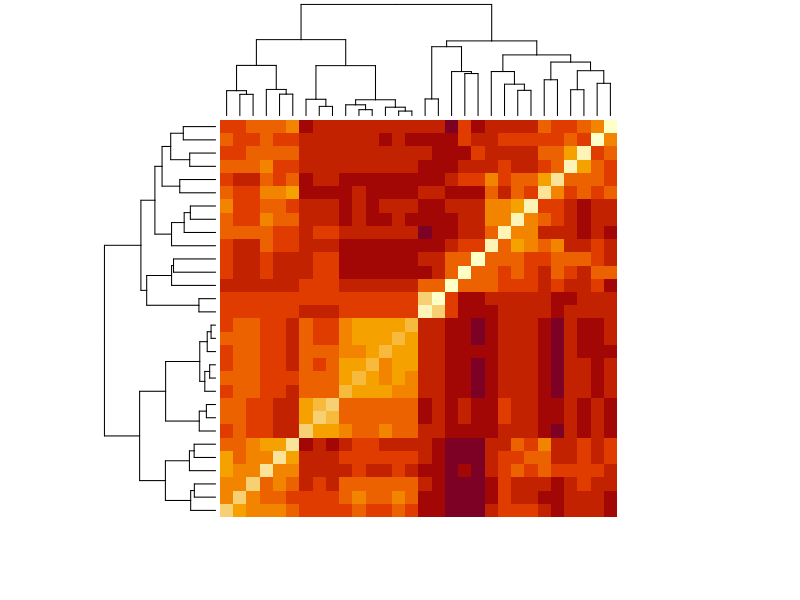
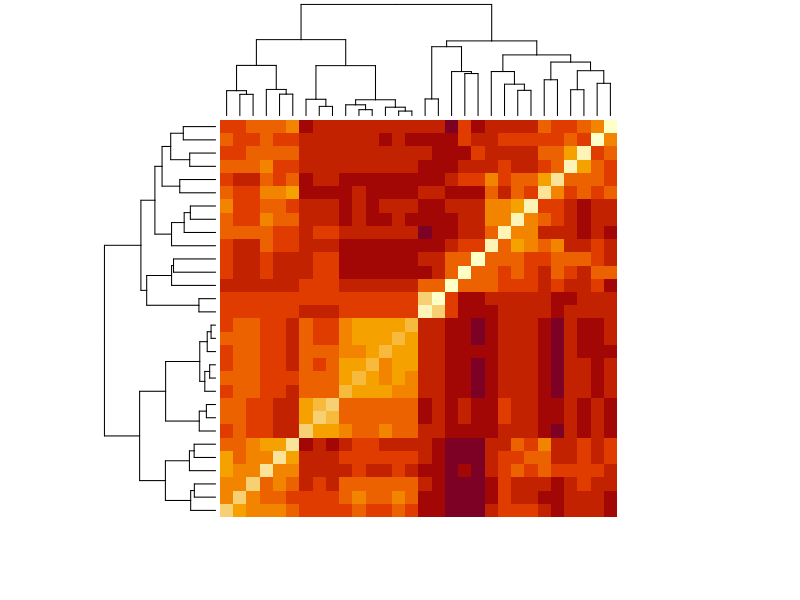
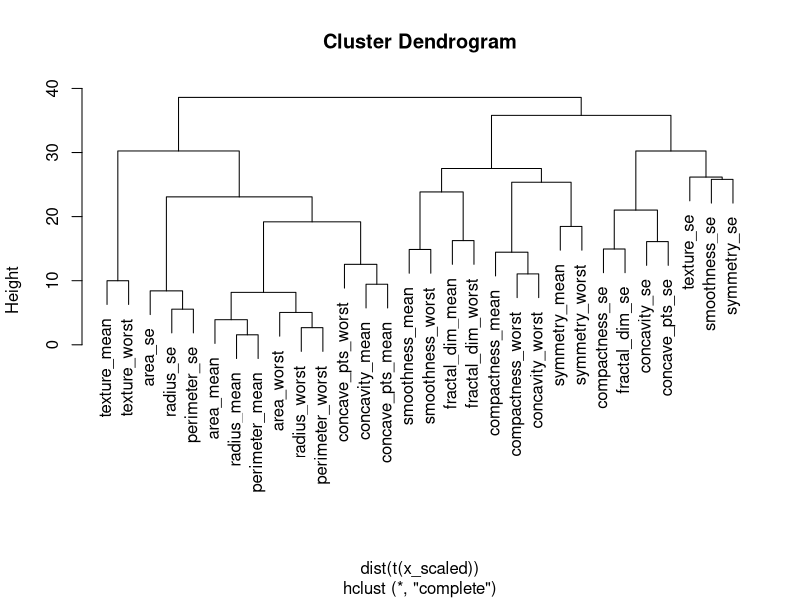
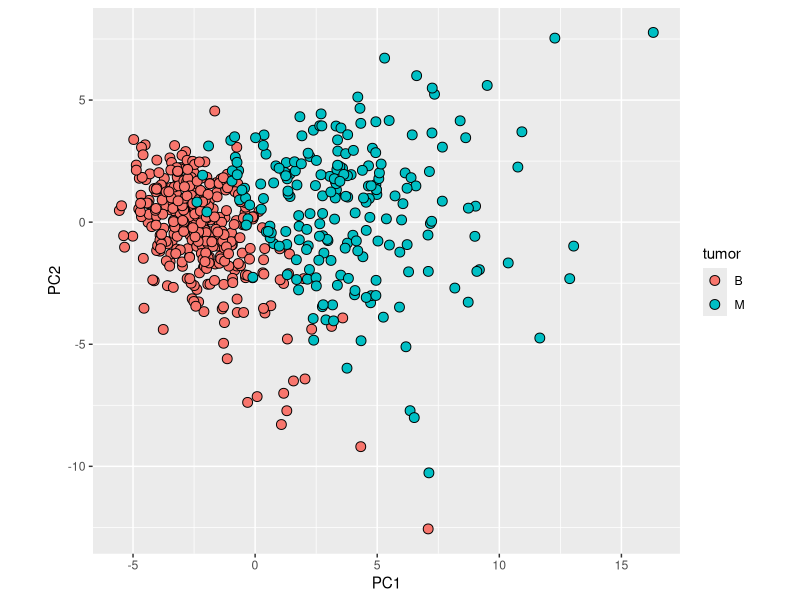
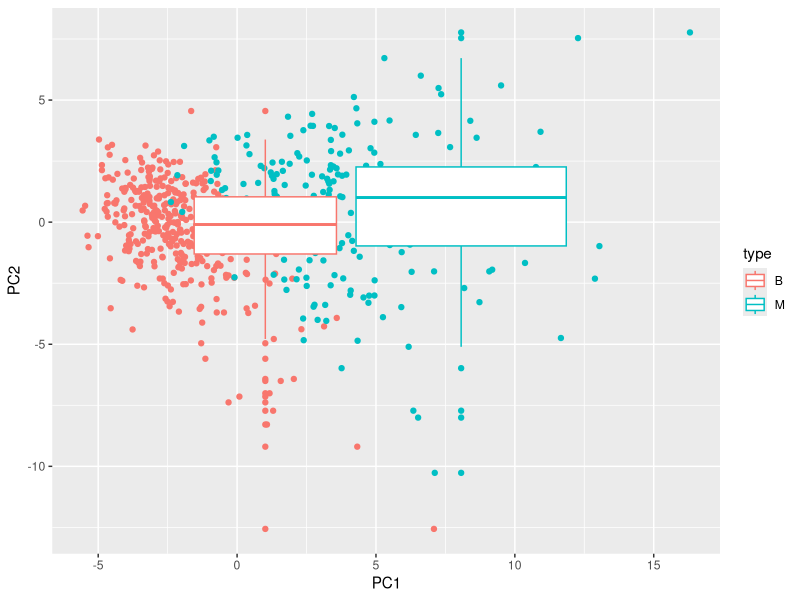

The R script that drew these images, in order: (Note: this script raises an error after producing the figures.)
## Breast Cancer Project Part 1

# The brca dataset from the dslabs package contains information 
# about breast cancer diagnosis biopsy samples for tumors 
# that were determined to be either benign (not cancer) 
# and malignant (cancer). The brca object is a list consisting of:
#   
# * brca$y: a vector of sample classifications ("B" = benign or "M" = malignant)
# * brca$x: a matrix of numeric features describing properties of the shape and size of cell nuclei extracted from biopsy microscope images
# 
# For these exercises, load the data by setting your options 
# and loading the libraries and data as shown in the code here:
  
options(digits = 3)
library(matrixStats)
library(tidyverse)
library(caret)
library(dslabs)
data(brca)

# The exercises in this assessment are available to 
# Verified Learners only and are split into four parts, 
# all of which use the data described here.
# 
# IMPORTANT: Some of these exercises use dslabs datasets 
# that were added in a July 2019 update. Make sure your package 
# is up to date with the command install.packages("dslabs").

??brca

# Question 1: Dimensions and properties
# How many samples are in the dataset?
dim(brca$x)  
569

# How many predictors are in the matrix?
30

# What proportion of the samples are malignant?
mean(brca$y == "M")
# [1] 0.373
# 
# Which column number has the highest mean?
which.max(colMeans(brca$x))
# area_worst 
# 24
# 
# Which column number has the lowest standard deviation?
which.min(colSds(brca$x))
# [1] 20

# Question 2: Scaling the matrix
# Use sweep() two times to scale each column: subtract 
# the column mean, then divide by the column standard deviation.

s1 <- sweep(brca$x, 2, colMeans(brca$x), "-")
s2 <- sweep(s1, 2, colSds(s1), "/")

# After scaling, what is the standard deviation 
# of the first column?
sd(s2[,1]) 
# [1] 1

# Explanation from the course website
# The standard deviation can be found using the following code:
  
x_centered <- sweep(brca$x, 2, colMeans(brca$x))
x_scaled <- sweep(x_centered, 2, colSds(brca$x), FUN = "/")

sd(x_scaled[,1])

# After scaling, what is the median value of the first column?
median(s2[,1])

# Explanation
# The median value can be found using the following code:
median(x_scaled[,1])


# Question 3: Distance
# Calculate the distance between all samples 
# using the scaled matrix.

x_centered <- sweep(brca$x, 2, colMeans(brca$x))
x_scaled <- sweep(x_centered, 2, colSds(brca$x), FUN = "/")

d <- as.matrix(dist(x_scaled))
dim(as.matrix(d))



# What is the average distance between the first sample, 
# which is benign, and other benign samples?
# z <- x[,1]
# sd(dist(x) - dist(z)*sqrt(2))
idx <- which(brca$y == "B")

mean(d[1, idx[-1]])
# [1] 4.41

# Explanation
# The average distance can be found using the following code:
  
d_samples <- dist(x_scaled)
dist_BtoB <- as.matrix(d_samples)[1, brca$y == "B"]
mean(dist_BtoB[2:length(dist_BtoB)])


# What is the average distance between the first sample 
# and malignant samples?

mean(d[1,-idx])
# [1] 7.12

# Explanation
# The average distance can be found using the following code:
  
dist_BtoM <- as.matrix(d_samples)[1, brca$y == "M"]
mean(dist_BtoM)


# Question 4: Heatmap of features
# Make a heatmap of the relationship between features 
# using the scaled matrix.

# Which of these heatmaps is correct?
# To remove column and row labels like the images below, 
# use labRow = NA and labCol = NA.

heatmap(as.matrix(dist(t(x_scaled))), labRow = NA, labCol = NA)

# Explanation
# The correct heatmap can be generated using the following code:
  
d_features <- dist(t(x_scaled))
heatmap(as.matrix(d_features), labRow = NA, labCol = NA)


# Question 5: Hierarchical clustering
# Perform hierarchical clustering on the 30 features. Cut the tree into 5 groups.

plot(hclust(dist(t(x_scaled))))

# All but one of the answer options are in the same group.
# 
# Which is in a different group?
# concavity_mean


# Explanation
# The hierarchical clustering can be done using the following code:
  
h <- hclust(d_features)
groups <- cutree(h, k = 5)
split(names(groups), groups)



##
## Breast Cancer Project Part 2
##

# Question 6: PCA: proportion of variance
# Perform a principal component analysis of the scaled matrix.

pca <- prcomp(x_scaled)

# What proportion of variance is explained by the first principal component?
   
summary(pca)
# 0.443

# Explanation
# The proportion of variance explained can be determined 
# using the following code:
pca <- prcomp(x_scaled)
summary(pca)    # see PC1 Cumulative Proportion

# How many principal components are required to explain at least 90% of the variance?

# Explanation
# The number of principal components can be determined 
# using the following code:
pca <- prcomp(x_scaled)
summary(pca)     # first value of Cumulative Proportion that exceeds 0.9: PC7


# Question 7: PCA: plotting PCs
# Plot the first two principal components with color 
# representing tumor type (benign/malignant).

data.frame(pca$x[,1:2], tumor = brca$y) %>%
  ggplot(aes(PC1, PC2, fill = tumor))+
  geom_point(cex = 3, pch = 21) +
  coord_fixed(ratio = 1)

# Which of the following is true?

# Malignant tumors tend to have larger values of PC1 
# than benign tumors.

# Explanation
# The plot can be made using the following code:
  
data.frame(pca$x[,1:2], type = brca$y) %>%
  ggplot(aes(PC1, PC2, color = type)) +
  geom_point() + 
  geom_boxplot()

# From the plot, you can see that the benign tumors 
# tend to have smaller values of PC1 and that 
# the malignant tumors have larger values of PC1.
# PC2 values have a similar spread for both benign 
# and malignant tumors.


# Question 8: PCA: PC boxplot
# Make a boxplot of the first 10 PCs grouped by tumor type.

df <- data.frame(pca$x[,1:10], tumor = brca$y)

library(ggplot2)
p1 <-   ggplot(data = df) +
  geom_boxplot(aes(tumor, df[, 1])) 

p2 <-   ggplot(data = df) +
  geom_boxplot(aes(tumor, df[, 2])) 

p3 <-   ggplot(data = df) +
  geom_boxplot(aes(tumor, df[, 3])) 

p4 <-   ggplot(data = df) +
  geom_boxplot(aes(tumor, df[, 4])) 

p5 <-   ggplot(data = df) +
  geom_boxplot(aes(tumor, df[, 5])) 

p6 <-   ggplot(data = df) +
  geom_boxplot(aes(tumor, df[, 6])) 

p7 <-   ggplot(data = df) +
  geom_boxplot(aes(tumor, df[, 7])) 

p8 <-   ggplot(data = df) +
  geom_boxplot(aes(tumor, df[, 8])) 

p9 <-   ggplot(data = df) +
  geom_boxplot(aes(tumor, df[, 9])) 

p10 <-   ggplot(data = df) +
  geom_boxplot(aes(tumor, df[, 10])) 

library(gridExtra)

plot_grid(ps)
grid.arrange(p1, p2, p3, p4, p5, p6, p7, p8, p9, p10, ncol = 5)


# Which PCs are significantly different enough 
# by tumor type that there is no overlap in 
# the interquartile ranges (IQRs) for benign 
# and malignant samples?
#   Select ALL that apply.
# PC1

# Explanation
# The boxplot can be generated using the following code:
  
data.frame(type = brca$y, pca$x[, 1:10]) %>%
  gather(key = "PC", value = "value",-type) %>%
  ggplot(aes(PC, value, fill = type)) +
  geom_boxplot()

# When you look at the boxplot, you can see that the IQRs 
# overlap for PCs 2 through 10 but not for PC1.


# Breast Cancer Project Part 3

options(digits = 3)
library(matrixStats)
library(tidyverse)
library(caret)
library(dslabs)
data(brca)

x_centered <- sweep(brca$x, 2, colMeans(brca$x))
x_scaled <- sweep(x_centered, 2, colSds(brca$x), FUN = "/")

# Set the seed to 1, then create a data partition 
# splitting brca$y and the scaled version of the brca$x matrix 
# into a 20% test set and 80% train using the following code:

# set.seed(1) # if using R 3.5 or earlier
set.seed(1, sample.kind = "Rounding")    # if using R 3.6 or later
test_index <- createDataPartition(brca$y, times = 1, p = 0.2, list = FALSE)
test_x <- x_scaled[test_index,]
test_y <- brca$y[test_index]
train_x <- x_scaled[-test_index,]
train_y <- brca$y[-test_index]

# You will be using these training and test sets throughout 
# the exercises in Parts 3 and 4. Save your models as you go, 
# because at the end, you'll be asked to make 
# an ensemble prediction and to compare the accuracy 
# of the various models!


# Question 9: Training and test sets
# Check that the training and test sets have similar 
# proportions of benign and malignant tumors.

# What proportion of the training set is benign?
#   
mean(train_y == "B")  
# [1] 0.628
# 
# What proportion of the test set is benign?
mean(test_y == "B")
# [1] 0.626  


# Question 10a: K-means Clustering
# The predict_kmeans() function defined here 
# takes two arguments - a matrix of observations x 
# and a k-means object k - and assigns 
# each row of x to a cluster from k.

predict_kmeans <- function(x, k) {
  centers <- k$centers    # extract cluster centers
  # calculate distance to cluster centers
  distances <- sapply(1:nrow(x), function(i){
    apply(centers, 1, function(y) dist(rbind(x[i,], y)))
  })
  max.col(-t(distances))  # select cluster with min distance to center
}

# Set the seed to 3. Perform k-means clustering 
# on the training set with 2 centers and assign 
# the output to k. Then use the predict_kmeans() function 
# to make predictions on the test set.

set.seed(3, sample.kind = "Rounding")
k <- kmeans(train_x, centers = 2)
pk <- predict_kmeans(test_x, k)

pkf[1:length(pk)] <- "B"
pkf[pk == 2] <- "M"
pkf
levels(pkf) <- levels(test_y)
levels(pkf)
factor(pkf)

# What is the overall accuracy?
mean(pkf == test_y) 
# [1] 0.922
#   unanswered  

# Question 10b: K-means Clustering
# What proportion of benign tumors are correctly identified?
bt_idx <- which(test_y == "B")
mean(pkf[bt_idx] == test_y[bt_idx])
# [1] 0.986  
# 
# What proportion of malignant tumors are correctly identified?
mean(pkf[-bt_idx] == test_y[-bt_idx])
# [1] 0.814
#   
#   unanswered  


# Question 11: Logistic regression model
# Fit a logistic regression model on the training set 
# using all predictors. Ignore warnings about the algorithm 
# not converging. Make predictions on the test set.

# glm_fit <- train_set %>%
#   mutate(y = as.numeric(sex == "Female")) %>%
#   glm(y ~ height, data=., family = "binomial")
# # We can obtain prediction using the predict function:
# p_hat_logit <- predict(glm_fit, 
#                newdata = test_set, type = "response")

glm_fit <- train(x = train_x, y = train_y, method = "glm")
p_hat_glm <- predict(glm_fit, newdata = test_x, 
                     type = "raw")

glm_fit$results$Accuracy # Do not use, wrong answer

# What is the accuracy of the logistic regression model 
# on the test set?
mean(p_hat_glm == test_y) 
# [1] 0.957 or 0.939

# Explanation
# The accuracy of the logistic regression model 
# can be calculated using the following code:
train_glm <- train(train_x, train_y,
                   method = "glm")
glm_preds <- predict(train_glm, test_x)
mean(glm_preds == test_y)


# Question 12: LDA and QDA models
# Train an LDA model and a QDA model on the training set. 
# Make predictions on the test set using each model.

lda_fit <- train(train_x, train_y,
                 method = "lda")
p_hat_lda <- predict(lda_fit, newdata = test_x)
qda_fit <- train(train_x, train_y,
                 method = "qda")
p_hat_qda <- predict(qda_fit, newdata = test_x)


# What is the accuracy of the LDA model on the test set?
mean(p_hat_lda == test_y) 
# [1] 0.991 or 0.974

# Explanation
# The accuracy can be determined using the following code:
train_lda <- train(train_x, train_y,
                   method = "lda")
lda_preds <- predict(train_lda, test_x)
mean(lda_preds == test_y)


# What is the accuracy of the QDA model on the test set?
mean(p_hat_qda == test_y) 
# [1] 0.957 or 0.948

# Explanation
# The accuracy can be determined using the following code:
train_qda <- train(train_x, train_y,
                   method = "qda")
qda_preds <- predict(train_qda, test_x)
mean(qda_preds == test_y)


# Question 13: Loess model
# Set the seed to 5, then fit a loess model 
# on the training set with the caret package. 
# You will need to install the gam package 
# if you have not yet done so. Use the default tuning grid. 
# This may take several minutes; ignore warnings. 
# Generate predictions on the test set.
library(caret)
library(gam)

set.seed(5, sample.kind = "Rounding")
loess_fit <- train(train_x, train_y,
                 method = "gamLoess")
p_hat_loess <- predict(loess_fit, newdata = test_x)

# What is the accuracy of the loess model on the test set?
mean(p_hat_loess == test_y) 
# [1] 0.983 or 0.93


# Explanation
# The accuracy can be determined using the following code:
# set.seed(5)
set.seed(5, sample.kind = "Rounding")    # simulate R 3.5
train_loess <- train(train_x, train_y,
                     method = "gamLoess")
loess_preds <- predict(train_loess, test_x)
mean(loess_preds == test_y)



##
## Breast Cancer Project Part 4
##

# Question 14: K-nearest neighbors model
# Set the seed to 7, then train a k-nearest neighbors model 
# on the training set using the caret package. 
# Try odd values of  k  from 3 to 21 
# (use tuneGrid with seq(3, 21, 2)). 
# Use the final model to generate predictions on the test set.

modelLookup("knn")

set.seed(7, sample.kind = "Rounding")
grid <- expand.grid(k = seq(3, 21, 2))
knn_fit <- train(train_x, train_y,
                   method = "knn",
                   tuneGrid = grid)
p_hat_knn <- predict(knn_fit, newdata = test_x)

# What is the final value of  k  used in the model?
knn_fit$results
# 21 or 9

# xplanation
# The value of  k  can be determined using the following code:
#  set.seed(7)
set.seed(7, sample.kind = "Rounding")    # simulate R 3.5
tuning <- data.frame(k = seq(3, 21, 2))
train_knn <- train(train_x, train_y,
                   method = "knn", 
                   tuneGrid = tuning)
train_knn$bestTune

# What is the accuracy of the kNN model on the test set?
mean(p_hat_knn == test_y) 
# [1] 0.948 or 0.974
# 
# Explanation
# The accuracy can be determined using the following code:
knn_preds <- predict(train_knn, test_x)
mean(knn_preds == test_y)



## Question 15a: Random forest model
# Set the seed to 9, then train a random forest model 
# on the training set using the caret package. 
# Test mtry values of 3, 5, 7 and 9. Use the argument 
# importance = TRUE so that feature importance 
# can be extracted. Generate predictions on the test set.

library(randomForest)

modelLookup("rf")

grid <- expand.grid(mtry = seq(3, 9, 2))
set.seed(9, sample.kind = "Rounding")
train_rf <- train(train_x, train_y,
                 method = "rf",
                 tuneGrid = grid)

fit_rf <- randomForest(train_x, train_y, 
                       minNode = train_rf$bestTune$mtry, 
                       importance=TRUE)

p_hat_rf <- predict(train_rf, newdata = test_x)
y_hat_rf <- predict(fit_rf, newdata = test_x)
cm <- confusionMatrix(p_hat_rf, test_y) # use train_rf
# cm <- confusionMatrix(y_hat_rf, test_y) # don't use fit_rf
cm$overall["Accuracy"]
# Accuracy 
# 0.974 # correct # cm <- confusionMatrix(p_hat_rf, test_y)



# What value of mtry gives the highest accuracy?
train_rf$bestTune$mtry
#     mtry
# 1    3   ### correct

# What is the accuracy of the random forest model 
# on the test set?
cm <- confusionMatrix(p_hat_rf, test_y)
cm$overall["Accuracy"]
# Accuracy 
# 0.974

mean(p_hat_rf == test_y) # use train_rf
# 0.974 # cm <- confusionMatrix(p_hat_rf, test_y)


# What is the most important variable 
# in the random forest model?
importance(fit_rf)
varImp(fit_rf) %>% arrange(desc(B))
# concave_pts_worst
#


# Question 15b: Random forest model
# Consider the top 10 most important variables 
# in the random forest model.

# Which set of features is most important 
# for determining tumor type?

importance(fit_rf) %>% 
  data.frame() %>% 
  arrange(desc(B))

fit_rf$importance



# Question 16a: Creating an ensemble
# Create an ensemble using the predictions 
# from the 7 models created in the previous exercises: 
# k-means, logistic regression, LDA, QDA, loess, 
# k-nearest neighbors, and random forest. 
# Use the ensemble to generate a majority prediction 
# of the tumor type (if most models suggest the tumor 
# is malignant, predict malignant).

models <- c(fit_rf, glm_fit, k, lda_fit, 
          qda_fit, loess_fit, knn_fit)


pred <- sapply(models, function(x){
  x <- 
  y_hat <- predict(x, newdata = test_x)
  y_hat = y_hat
})

rm(pred_y_hat)
pred_y_hat <- p_hat_rf
pred_y_hat <- cbind(pred_y_hat, p_hat_glm)
pred_y_hat <- cbind(pred_y_hat, pk)
pred_y_hat <- cbind(pred_y_hat, p_hat_lda)
pred_y_hat <- cbind(pred_y_hat, p_hat_qda)
pred_y_hat <- cbind(pred_y_hat, p_hat_loess)
pred_y_hat <- cbind(pred_y_hat, p_hat_knn)

dim(pred_y_hat)

y_hat_prime <- ifelse(rowMeans(pred_y_hat) > 1.5, 2, 1)
mean(y_hat_prime == as.numeric(test_y))


# What is the accuracy of the ensemble prediction?
y_hat_prime <- ifelse(rowMeans(pred_y_hat) > 1.5, 2, 1)
mean(y_hat_prime == as.numeric(test_y))
# [1] 0.983

# Question 16b: Creating an ensemble
# Make a table of the accuracies of the 7 models 
# and the accuracy of the ensemble model.

q16b <- cbind(pred_y_hat, y_hat_prime)
colMeans(q16b == as.numeric(test_y)) 

# Which of these models has the highest accuracy?
# lda
